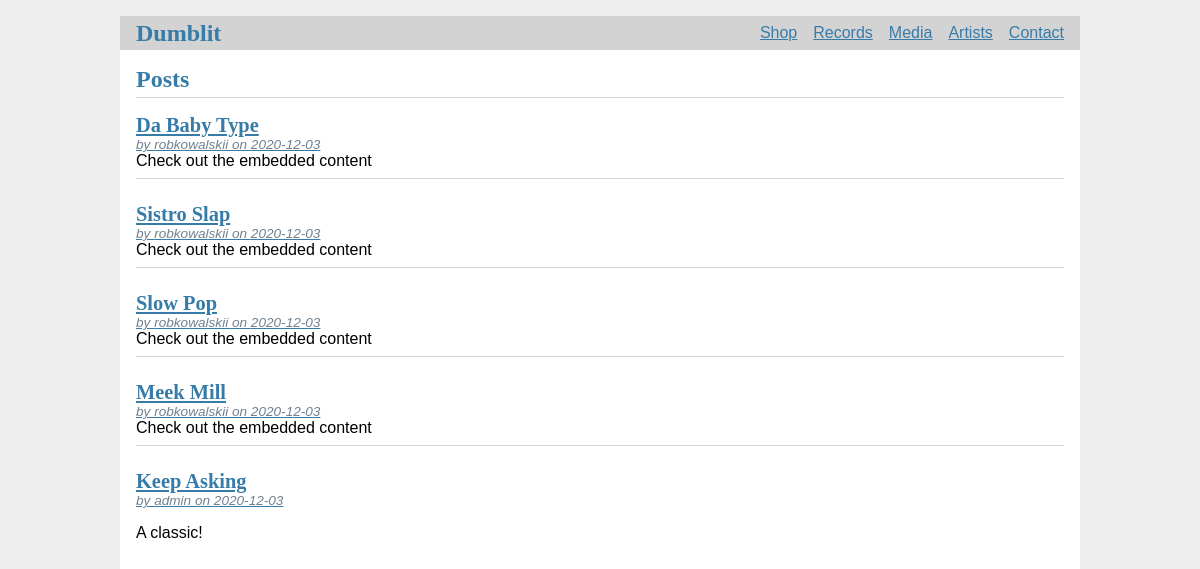
Before: / with the older database file.
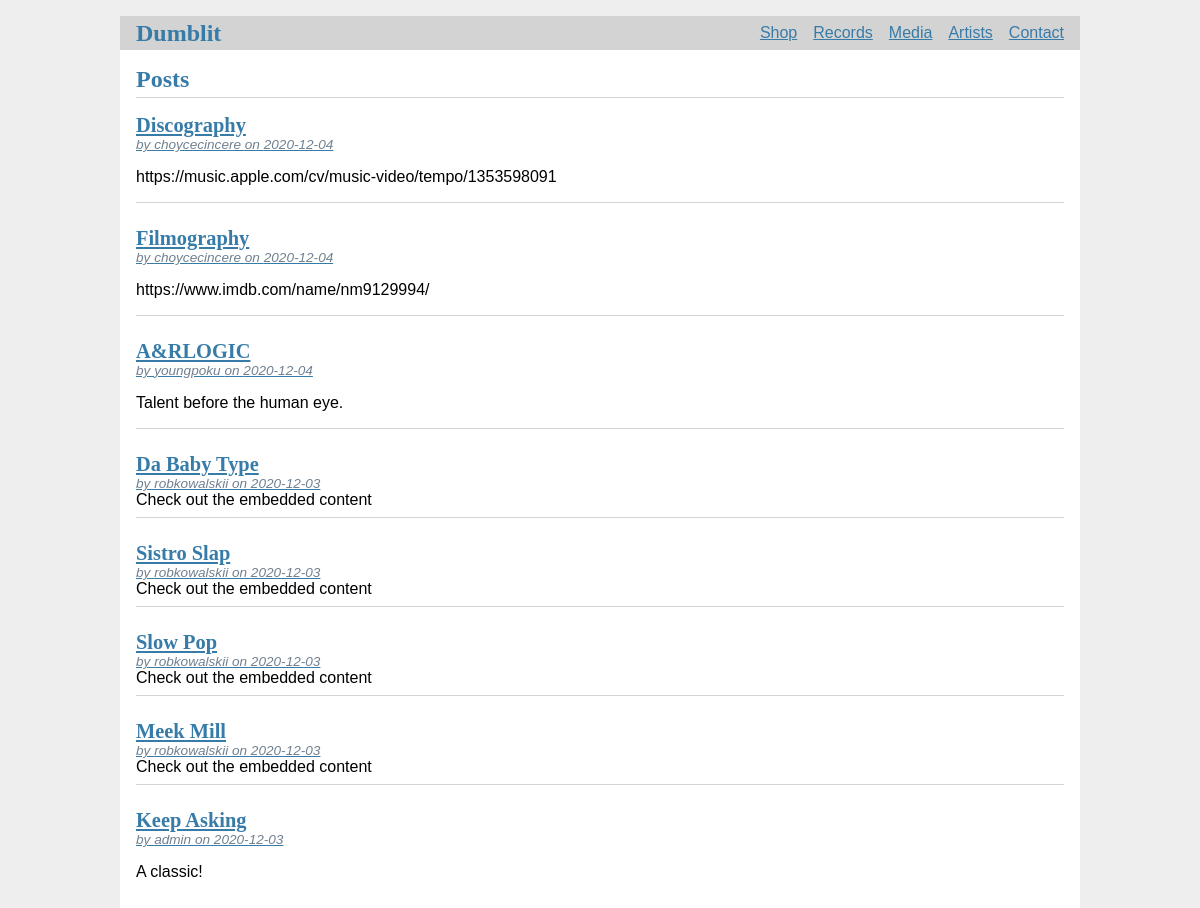
After: the same page with the newer database file.
### tables this page shows
CREATE TABLE Post (
  id INTEGER PRIMARY KEY AUTOINCREMENT,
  author_id INTEGER NOT NULL,
  created TIMESTAMP NOT NULL DEFAULT CURRENT_TIMESTAMP,
  title TEXT NOT NULL,
  body TEXT NOT NULL,
  file TEXT NOT NULL,
  FOREIGN KEY (author_id) REFERENCES user (id)
);

CREATE TABLE user (
  id INTEGER PRIMARY KEY AUTOINCREMENT,
  username TEXT UNIQUE NOT NULL,
  password TEXT NOT NULL
);

### flaskr/blog.py (the view)
@bp.route("/")
def index():
    db = get_db()
    posts = db.execute(
        "SELECT p.id, title, body, created, author_id, username"
        " FROM post p JOIN user u ON p.author_id = u.id"
        " ORDER BY created DESC"
    ).fetchall()
    return render_template("blog/index.html", posts=posts)

### flaskr/auth.py (called while the page is built)
@bp.before_app_request
def load_logged_in_user():
    user_id = session.get("user_id")
    if user_id is None:
        g.user = None
    else:
        g.user = (
            get_db().execute("SELECT * FROM user WHERE id = ?", (user_id,)).fetchone()
        )

### flaskr/db.py (called while the page is built)
def get_db():
    if "db" not in g:
        g.db = sqlite3.connect(
            current_app.config["DATABASE"], detect_types=sqlite3.PARSE_DECLTYPES
        )
        g.db.row_factory = sqlite3.Row
    return g.db

### flaskr/templates/blog/index.html (shortened to what this page needs)
{% extends 'base.html' %}
{% block header %}
  <h1>{% block title %}Posts{% endblock %}</h1>
{% endblock %}
{% block content %}
  {% for post in posts %}
    <article class="post">
      <header>
        <div>
          <a href="{{url_for('blog.post', id=post['id'])}}">
            <h1>{{ post['title'] }}</h1>
            <div class="about">by {{ post['username'] }} on {{ post['created'].strftime('%Y-%m-%d') }}</div>
          </a>
        </div>
      </header>
      {% if ("<iframe" in post['body']) %}
        Check out the embedded content
      {% else %}
        <p class="body">{{ post['body'] }}</p>
      {% endif %}
    </article>
    {% if not loop.last %}
      <hr>
    {% endif %}
  {% endfor %}
{% endblock %}

Changed rows visible on the page:
added Post: title "Discography", username "choycecincere", created "2020-12-04", body "https://music.apple.com/cv/music-video/tempo/1353598091"
added Post: title "Filmography", username "choycecincere", created "2020-12-04", body "https://www.imdb.com/name/nm9129994/"
added Post: title "A&RLOGIC", username "youngpoku", created "2020-12-04", body "Talent before the human eye."
